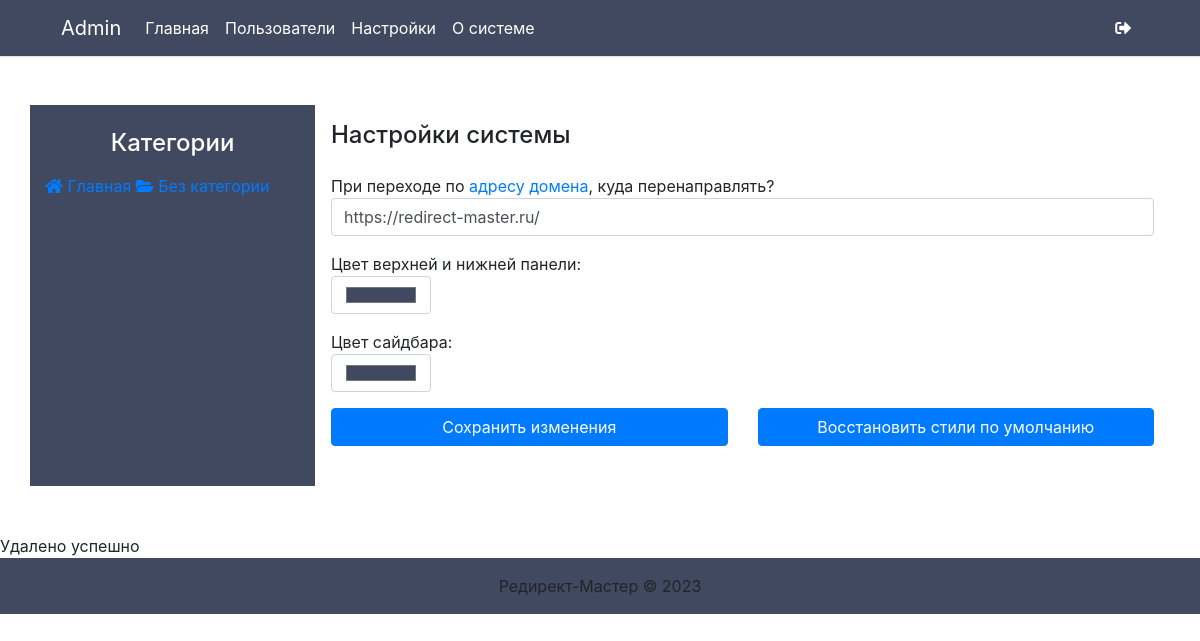
The app's page /admin/settings.php (signed in), older data.
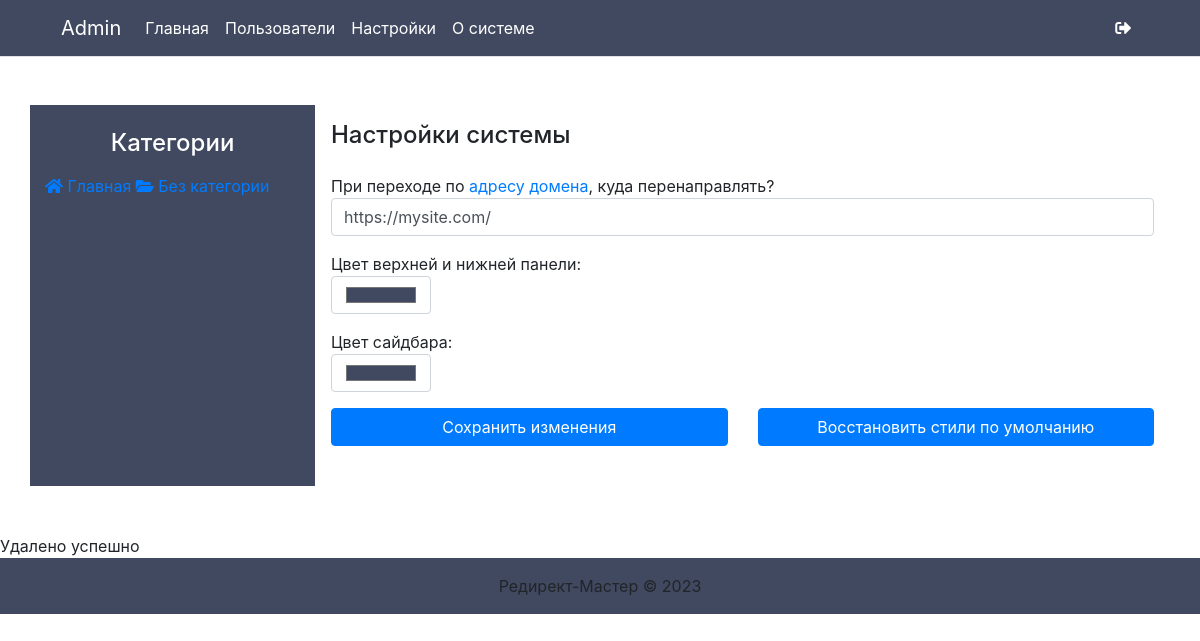
The same page, newer data.
### tables this page shows
CREATE TABLE
    IF NOT EXISTS `users` (
        `user_id` int(11) NOT NULL,
        `user_email` varchar(255) NOT NULL,
        `user_password` varchar(255) NOT NULL,
        `user_login` varchar(255) NOT NULL,
        `first_name` varchar(255) NOT NULL,
        `last_name` varchar(255) NOT NULL
    );

CREATE TABLE
    IF NOT EXISTS `project` (
        `project_id` int(11) NOT NULL,
        `project_name` varchar(255) NOT NULL,
        `link_number` int(11) NULL
    );

CREATE TABLE
    IF NOT EXISTS `settings` (
        `id` int(11) NOT NULL,
        `domain_redirect` varchar(255) NOT NULL,
        `head_footer_color` varchar(255) NOT NULL,
        `sidebar_color` varchar(255) NOT NULL
    );

### admin/settings.php (called while the page is built, shortened)
<?php
include 'configProject.php';
include 'views/header' . $phpExt;
$settings_query = $connect -> query("SELECT * FROM `settings` WHERE `id` = '1'");
$settings = $settings_query -> fetch_assoc();
$domain_redirect = $settings['domain_redirect'];
$head_footer_color = $settings['head_footer_color'];
$sidebar_color = $settings['sidebar_color'];
include 'sidebar' . $phpExt;
?>
<?php include 'views/settingsView' . $phpExt; ?>

### inc/config.php (called while the page is built, shortened)
<?php
include(ROOT . '/admin/MySQLlib/dbAccess.php');
include(ROOT . '/admin/MySQLlib/Mysql.php');
include(ROOT . '/admin/MySQLlib/Statement.php');
$connect = Mysql::create($db_host, $db_user, $db_password)->setDatabaseName($database)->setCharset("utf8");
$user_id = isset($_SESSION['authorization']) ? $_SESSION['authorization'] : '';
$users = $connect -> query("SELECT * FROM `users` WHERE `user_id` = '?s'", $user_id);
$row = $users -> fetch_assoc();
$first_name = isset($row['first_name']) ? $row['first_name'] : '';
$domain_url = "https://mysite.com";
?>

### admin/MySQLlib/Mysql.php (called while the page is built, shortened)
<?php
class Mysql
{
    protected $server;
    protected $user;
    protected $password;
    protected $port;
    protected $socket;
    protected $mysqli;
    public static function create($server, $username, $password, $port=null, $socket=null)
    {
        return new self($server, $username, $password, $port, $socket);
    }
    public function setCharset($charset)
    {
        return $this;
    }
    public function setDatabaseName($database_name)
    {
        $this->database_name = $database_name;
        return $this;
    }
    public function query()
    {
        $args = func_get_args();
        $query = $this->original_query = array_shift($args);
        $this->query = $this->parse($query, $args);
        $result = $this->mysqli->query($this->query);
        if (is_object($result) && $result instanceof \mysqli_result) {
            return new Statement($result);
        }
        return $result;
    }
    private function __construct($server, $user, $password, $port, $socket)
    {
        $this->server   = $server;
        $this->user = $user;
        $this->password = $password;
        $this->port = $port;
        $this->socket = $socket;
    }
    private function connect()
    {
        if (!is_object($this->mysqli) || !$this->mysqli instanceof mysqli) {
            $this->mysqli = @new \mysqli($this->server, $this->user, $this->password, null, $this->port, $this->socket);
        }
    }
    private function mysqlRealEscapeString($value)
    {
        return $this->mysqli->real_escape_string($value);
    }
    private function parse($query, array $args, $original_query=null)
    {
        $original_query = $original_query ? $original_query : $query;
        $offset = 0;
        while (($posQM = mb_strpos($query, '?', $offset)) !== false) {
            $offset = $posQM;
            $placeholder_type = mb_substr($query, $posQM + 1, 1);
            $value = array_shift($args);
            switch ($placeholder_type) {
                case 's':
                    $value = $this->getValueStringType($value, $original_query);
                    $value = !empty($is_like_escaping) ? $this->escapeLike($value) : $this->mysqlRealEscapeString($value);
                    $query = mb_substr_replace($query, $value, $posQM, 2);
                    $offset += mb_strlen($value);
                    break;
            }
        }
        return $query;
    }
    private function getValueStringType($value, $original_query)
    {
        return (string) $value;
    }
}
if (!function_exists("mb_substr_replace"))
{
    function mb_substr_replace($string, $replacement, $start, $length=null, $encoding=null)
    {
        if ($encoding == null) {
            $encoding = mb_internal_encoding();
        }
        if ($length == null) {
            return mb_substr($string, 0, $start, $encoding) . $replacement;
        } else {
            return
            mb_substr($string, 0, $start, $encoding) .
            $replacement .
            mb_substr($string, $start + $length, mb_strlen($string, $encoding), $encoding);
        }
    }
}

### admin/MySQLlib/dbAccess.php (called while the page is built)
<?php
$db_host = 'localhost';
$database = 'base_name';
$db_user = 'user_name';
$db_password = 'password';
?>

### admin/MySQLlib/Statement.php (called while the page is built, shortened)
<?php
class Statement
{
    private $mysqli_result = null;
    public function __construct(\mysqli_result $mysqli_result)
    {
        $this->mysqli_result = $mysqli_result;
    }
    public function fetch_assoc()
    {
        return mysqli_fetch_assoc($this->mysqli_result);
    }
}

### admin/sidebar.php (called while the page is built, shortened)
<?php
include 'configProject.php';
$project_query = $connect -> query("SELECT * FROM `project` ORDER BY project_id DESC");
if ($project_query) {
    while (($project_row = $project_query -> fetch_assoc()) !== null){
        $project_info[] = $project_row;
    }
}
?>
<?php include 'views/projectsSidebar' . $phpExt; ?>

### admin/configProject.php (called while the page is built, shortened)
<?php
$phpExt = '.php';
?>

### admin/views/settingsView.php (the view)
<h4>Настройки системы</h4>
<form action="" method="POST" class="my-4">
  При переходе по <a href="/" target="_blank">адресу домена</a>, куда перенаправлять?
  <input type="url" name="domain_redirect" class="form-control mb-3" placeholder="URL" value="<?php echo $domain_redirect; ?>">
  Цвет верхней и нижней панели:
  <input type="color" name="head_footer_color" class="form-control mb-3" style="width: 100px;" value="<?php echo $head_footer_color; ?>">
  Цвет сайдбара:
  <input type="color" name="sidebar_color" class="form-control" style="width: 100px;" value="<?php echo $sidebar_color; ?>">
  <div class="row mt-3">
    <div class="col"><input type="button" id="update-sett" name="update" class="btn btn-primary btn-block" value="Сохранить изменения"></div>
    <div class="col"><input type="button" id="default-sett" name="default" class="btn btn-primary btn-block" value="Восстановить стили по умолчанию"></div>
  </div>
</form>
<?php include 'footer' . $phpExt; ?>

### admin/views/header.php (shortened to what this page needs)
<?php
include 'configProject.php';
include("../inc/config.php");
?>
<!DOCTYPE html>
<html lang="ru">
<head>
    <link rel="stylesheet" href="<?php echo $domain_url; ?>/css/bootstrap.min.css" />
    <link rel="stylesheet" href="<?php echo $domain_url; ?>/css/style.css" />
    <link rel="stylesheet" href="https://use.fontawesome.com/releases/v5.7.1/css/all.css">
</head>
<body>
<div class="container-fluid bg-default border-bottom">
<div class="container">
<nav class="navbar navbar-expand-lg navbar-dark">
  <a class="navbar-brand" href="<?php echo $domain_url; ?>/admin/dashboard"><?php echo $first_name.' '.$last_name; ?></a>
  <div class="collapse navbar-collapse" id="navbarNav">
    <ul class="navbar-nav mr-auto">
      <li class="nav-item">
        <a class="nav-link text-white" href="<?php echo $domain_url; ?>/admin/dashboard">Главная</a>
      </li>
      <li class="nav-item">
        <a class="nav-link text-white" href="<?php echo $domain_url; ?>/admin/users">Пользователи</a>
      </li>
      <li class="nav-item">
        <a class="nav-link text-white" href="<?php echo $domain_url; ?>/admin/settings">Настройки</a>
      </li>
      <li class="nav-item">
        <a class="nav-link text-white" href="<?php echo $domain_url; ?>/admin/system">О системе</a>
      </li>
    </ul>
    <ul class="navbar-nav">
      <li class="nav-item">
        <a class="nav-link text-white" href="<?php echo $domain_url; ?>/admin/logout"><i class="fas fa-sign-out-alt"></i></a>
      </li>
    </ul>
  </div>
</nav>
</div>
</div>
<div class="container my-5 bg-white">

### admin/views/projectsSidebar.php (shortened to what this page needs)
<div class="row">
    <div class="col-sm-3 sidebar_menu bg-sidebar py-4" style="">
        <div class="text-center text-white h4 mb-3">Категории</div>
        <a href="dashboard"><i class="fas fa-home"></i> Главная</a>
        <?php
        if(isset($project_info))
        foreach ($project_info as $prct) : ?>
            <a href="project<?php echo $phpExt; ?>?id=<?php echo $prct['project_id']; ?>"><i class="fas fa-folder-open"></i> <?php echo $prct['project_name']; ?></a>
        <?php endforeach;
        else
        ?>
</div>
<div class="col-sm-9 p-3">

### admin/views/footer.php
	</div>
</div>
</div>
<div class="deleteSuccess" id="notice">Удалено успешно</div>
  <div class="bg-default text-center p-3">
    Редирект-Мастер &copy; <?php echo date("Y"); ?>
  </div>
</body>
</html>

Row changes from the older to the newer data that the page shows:
changed settings: domain_redirect "https://redirect-master.ru/" → "https://mysite.com/"
